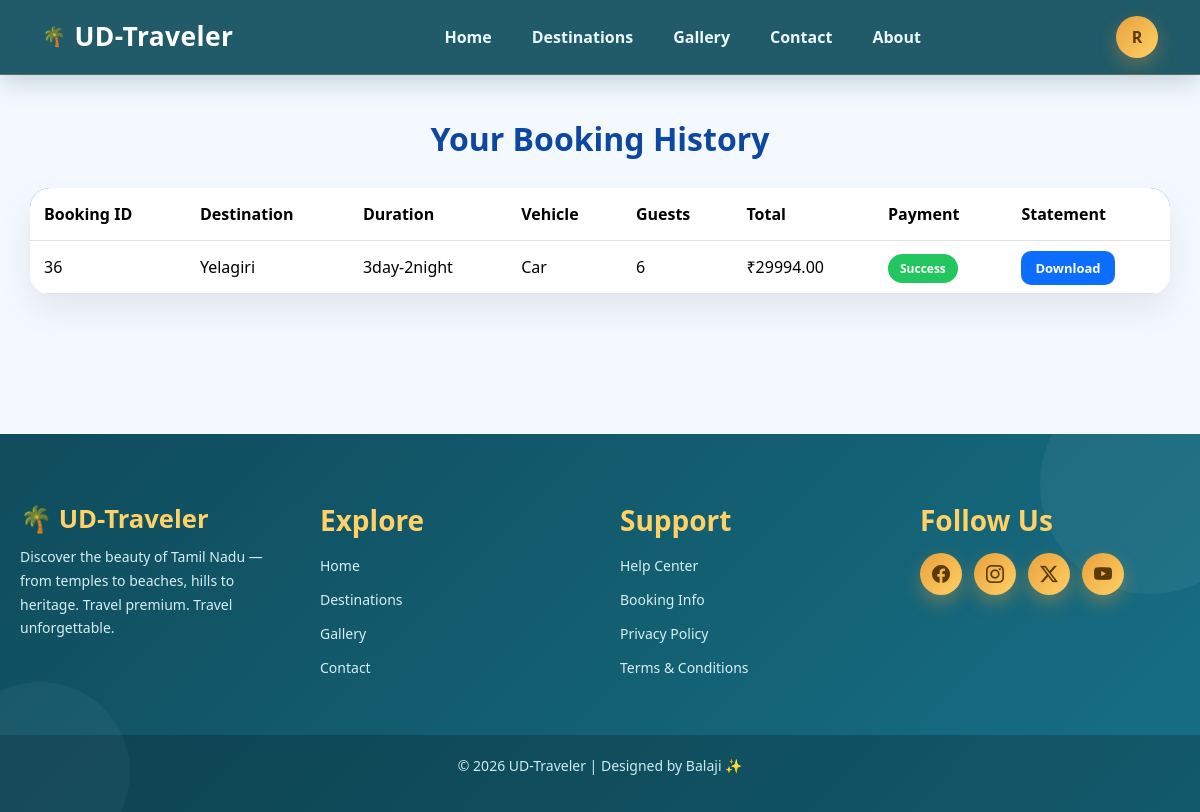
Before: /booking_history/ (signed in) with the older database file.
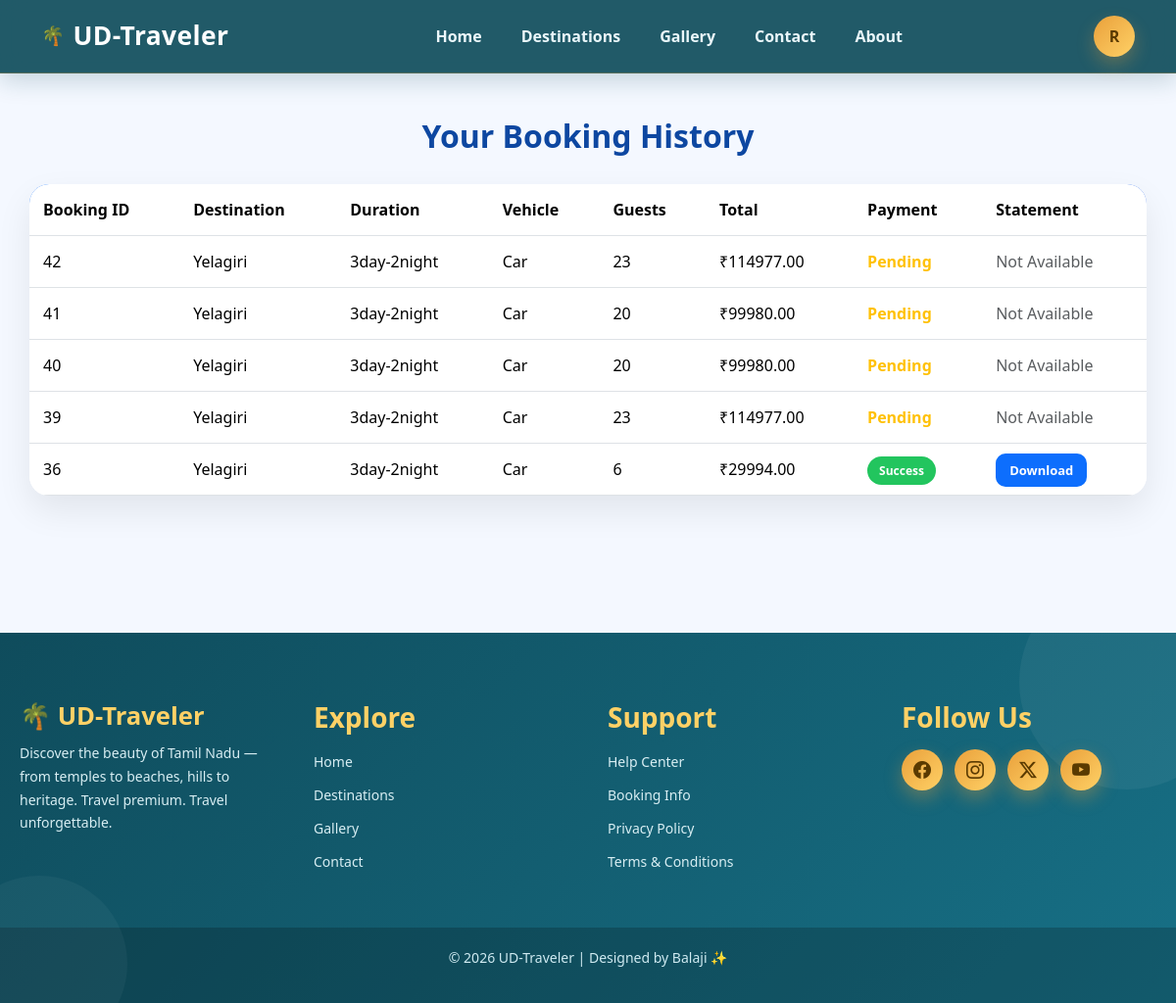
After: the same page with the newer database file.
### app/models.py (models this page shows, shortened)
class Booking(models.Model):
    user = models.ForeignKey(User, on_delete=models.CASCADE, null=True, blank=True)
    name = models.CharField(max_length=100)
    email = models.EmailField()
    destination = models.CharField(max_length=200)
    duration = models.CharField(max_length=100, null=True, blank=True)
    vehicle_type = models.CharField(max_length=50, null=True, blank=True)
    price_per_head = models.DecimalField(max_digits=10, decimal_places=2)
    guests = models.IntegerField()
    total_amount = models.DecimalField(max_digits=10, decimal_places=2)

class Payment(models.Model):
    booking = models.OneToOneField(Booking, on_delete=models.CASCADE)
    amount = models.DecimalField(max_digits=10, decimal_places=2)
    payment_method = models.CharField(max_length=50)
    upi_app = models.CharField(max_length=50, blank=True, null=True)
    payment_status = models.CharField(max_length=50, default="Pending")
    QR = models.ImageField(upload_to="payment_screenshots/", blank=True, null=True)
    created_at = models.DateTimeField(auto_now_add=True)

### app/views.py (the view)
# urls.py: path('booking_history/', views.booking_history, name='booking_history'),
def booking_history(request):
    if not request.user.is_authenticated:
        messages.error(request, "You need to be logged in to view your bookings.")
        return redirect('login')
    bookings = Booking.objects.filter(user=request.user).order_by('-id')
    return render(request, 'booking_history.html', {'bookings': bookings})

### app/templates/booking_history.html (shortened to what this page needs)
{% extends 'main.html' %}
{% block content %}
{% include 'hf/nav2.html' %}
<div class="container history-section">
    <h2 class="history-title">Your Booking History</h2>
    <div class="card history-card">
        <div class="card-body p-0">
            <div class="table-responsive">
                <table class="table mb-0">
                    <thead>
                        <tr>
                            <th>Booking ID</th>
                            <th>Destination</th>
                            <th>Duration</th>
                            <th>Vehicle</th>
                            <th>Guests</th>
                            <th>Total</th>
                            <th>Payment</th>
                            <th>Statement</th>
                        </tr>
                    </thead>
                    <tbody>
                        {% for b in bookings %}
                        <tr>
                            <td>{{ b.id }}</td>
                            <td>{{ b.destination }}</td>
                            <td>{{ b.duration }}</td>
                            <td>{{ b.vehicle_type }}</td>
                            <td>{{ b.guests }}</td>
                            <td>₹{{ b.total_amount }}</td>
                            <td>
                                {% if b.payment %}
                                    <span class="status-badge">{{ b.payment.payment_status }}</span>
                                {% else %}
                                    <span class="text-warning fw-bold">Pending</span>
                                {% endif %}
                            </td>
                            <td>
                                {% if b.payment %}
                                    <a href="{% url 'download_statement' b.payment.id %}" class="btn-statement">
                                        Download
                                    </a>
                                {% else %}
                                    <span class="text-muted">Not Available</span>
                                {% endif %}
                            </td>
                        </tr>
                        {% empty %}
                        <tr>
                            <td colspan="8" class="text-center py-4">No bookings found.</td>
                        </tr>
                        {% endfor %}
                    </tbody>
                </table>
            </div>
        </div>
    </div>
</div>
{% endblock %}

### app/templates/main.html (shortened to what this page needs)
<!DOCTYPE html>
<html>
<head>
    <link href="https://cdn.jsdelivr.net/npm/bootstrap@5.3.2/dist/css/bootstrap.min.css" rel="stylesheet">
    <link rel="stylesheet" href="https://cdn.jsdelivr.net/npm/bootstrap-icons@1.11.3/font/bootstrap-icons.css">
    <link rel="stylesheet" href="https://cdnjs.cloudflare.com/ajax/libs/font-awesome/6.5.1/css/all.min.css">
    {% load static %}
</head>
<body>
    {% block content %}
    {% endblock %}
    {% include 'hf/footer.html' %}
</body>
</html>

### app/templates/hf/nav2.html (shortened to what this page needs)
<nav class="navbar navbar-expand-lg tn-navbar fixed-top">
    <div class="container">
        <a class="navbar-brand tn-logo" href="{% url 'home' %}">
            <span class="tn-logo-icon">🌴</span>
            UD-Traveler
        </a>
        <div class="tn-top-right ms-auto d-flex align-items-center">
            <div class="dropdown">
                <button class="tn-login-btn dropdown-toggle" type="button" data-bs-toggle="dropdown"
                    aria-expanded="false">
                    {% if user.is_authenticated and not user.is_superuser %}
                        {{ user.username|slice:":1"|upper }}
                    {% else %}
                        <i class="bi bi-person"></i>
                    {% endif %}
                </button>
            </div>
        </div>
        <div class="collapse navbar-collapse" id="menu">
            <ul class="navbar-nav mx-auto tn-nav-links">
                <li class="nav-item">
                    <a class="nav-link" href="{% url 'home' %}">Home</a>
                </li>
                <li class="nav-item">
                    <a class="nav-link" href="{% url 'destination' %}">Destinations</a>
                </li>
                <li class="nav-item">
                    <a class="nav-link" href="{% url 'gallery' %}">Gallery</a>
                </li>
                <li class="nav-item">
                    <a class="nav-link" href="{% url 'contact' %}">Contact</a>
                </li>
                <li class="nav-item">
                    <a class="nav-link" href="{% url 'about' %}">About</a>
                </li>
            </ul>
        </div>
    </div>
</nav>

### app/templates/hf/footer.html (shortened to what this page needs)
<footer class="tn-footer">
    <div class="footer-container">
        <div class="footer-col">
            <h2 class="footer-logo">🌴 UD-Traveler</h2>
            <p>
                Discover the beauty of Tamil Nadu — from temples to beaches, hills to heritage.
                Travel premium. Travel unforgettable.
            </p>
        </div>
        <div class="footer-col">
            <h3>Explore</h3>
            <ul>
                <li><a href="{% url 'home' %}">Home</a></li>
                <li><a href="{% url 'destination' %}">Destinations</a></li>
                <li><a href="{% url 'gallery' %}">Gallery</a></li>
                <li><a href="{% url 'contact' %}">Contact</a></li>
            </ul>
        </div>
        <div class="footer-col">
            <h3>Support</h3>
            <ul>
                <li><a href="{% url 'contact' %}">Help Center</a></li>
                <li><a href="{% url 'fbooking' %}">Booking Info</a></li>
                <li><a href="{% url 'privacy' %}">Privacy Policy</a></li>
                <li><a href="{% url 'terms' %}">Terms & Conditions</a></li>
            </ul>
        </div>
        <div class="footer-col">
            <h3>Follow Us</h3>
            <div class="social-icons">
                <a href="#"><i class="bi bi-facebook"></i></a>
                <a href="#"><i class="bi bi-instagram"></i></a>
                <a href="#"><i class="bi bi-twitter-x"></i></a>
                <a href="#"><i class="bi bi-youtube"></i></a>
            </div>
        </div>
    </div>
    <div class="footer-bottom">
        <p>© 2026 UD-Traveler | Designed by Balaji ✨</p>
    </div>
</footer>

### app/templates/hf/nav2.html (style rules this page uses)
.tn-navbar { background: rgba(15, 76, 92, 0.92); backdrop-filter: blur(12px); -webkit-backdrop-filter: blur(12px); box-shadow: 0 8px 25px rgba(15, 76, 92, 0.20); border-bottom: 1px solid rgba(233, 160, 59, 0.28); padding: 12px 0; }
.tn-logo { color: #ffffff !important; font-size: 1.65rem; font-weight: 800; text-decoration: none; display: flex; align-items: center; gap: 8px; letter-spacing: 0.4px; z-index: 1031; }
.tn-logo-icon { font-size: 1.2rem; }
.tn-top-right { z-index: 1031; }
.tn-nav-links .nav-link { color: #eaf7fb !important; font-weight: 600; margin: 0 12px; position: relative; transition: 0.3s ease; }
.tn-nav-links .nav-link::after { content: ""; position: absolute; left: 0; bottom: -4px; width: 0; height: 2px; background: linear-gradient(to right, #E9A03B, #FFD166); transition: width 0.3s ease; border-radius: 10px; }
.tn-login-btn { width: 42px; height: 42px; border-radius: 50%; border: none; background: linear-gradient(135deg, #E9A03B, #FFD166); color: #5a3a00; font-weight: 800; box-shadow: 0 8px 18px rgba(233, 160, 59, 0.30); transition: 0.3s ease; display: flex; align-items: center; justify-content: center; }
.tn-login-btn::after { display: none !important; }
@media (min-width: 992px) { .tn-top-right { order: 3; margin-left: 20px; } }
@media (min-width: 992px) { .navbar-collapse { order: 2; justify-content: center; } }
@media (min-width: 992px) { .tn-nav-links { width: 100%; justify-content: center; } }

### app/templates/booking_history.html (style rules this page uses)
body { background: #f4f8ff; }
.history-section { padding: 120px 0 60px; }
.history-title { text-align: center; font-weight: 800; color: #0d47a1; margin-bottom: 30px; }
.history-card { border: none; border-radius: 20px; overflow: hidden; box-shadow: 0 15px 35px rgba(0,0,0,0.08); background: #fff; }
.table thead { background: linear-gradient(135deg, #0d6efd, #2563eb); color: white; }
.table th, .table td { padding: 14px; vertical-align: middle; }
.status-badge { background: #22c55e; color: white; padding: 6px 12px; border-radius: 20px; font-size: 12px; font-weight: 700; }
.btn-statement { text-decoration: none; padding: 8px 14px; border-radius: 10px; background: #0d6efd; color: white; font-size: 13px; font-weight: 700; }

### app/templates/hf/footer.html (style rules this page uses)
.tn-footer { background: linear-gradient(135deg, #0F4C5C, #177086); color: #eaf7fb; padding: 70px 0 0; margin-top: 80px; position: relative; overflow: hidden; }
.tn-footer::before { content: ""; position: absolute; width: 220px; height: 220px; background: rgba(255,255,255,0.05); border-radius: 50%; top: -60px; right: -60px; }
.tn-footer::after { content: ""; position: absolute; width: 180px; height: 180px; background: rgba(255,255,255,0.04); border-radius: 50%; bottom: -50px; left: -50px; }
.footer-container { display: grid; grid-template-columns: repeat(auto-fit, minmax(220px, 1fr)); gap: 40px; max-width: 1200px; margin: auto; padding: 0 20px; position: relative; z-index: 1; }
.footer-logo { font-weight: 900; margin-bottom: 10px; color: #FFD166; font-size: 1.6rem; }
.footer-col h3 { font-weight: 800; margin-bottom: 15px; color: #FFD166; }
.footer-col p { font-size: 14px; line-height: 1.7; color: #d8eef3; }
.footer-col ul { list-style: none; padding: 0; }
.footer-col ul li { margin-bottom: 10px; }
.footer-col ul li a { text-decoration: none; color: #d8eef3; transition: 0.3s; font-size: 14px; }
.social-icons { display: flex; gap: 12px; margin-top: 10px; }
.social-icons a { width: 42px; height: 42px; border-radius: 50%; background: linear-gradient(135deg, #E9A03B, #FFD166); display: flex; align-items: center; justify-content: center; color: #5a3a00; font-size: 18px; transition: 0.3s; text-decoration: none; box-shadow: 0 8px 18px rgba(233,160,59,0.35); }
.footer-bottom { text-align: center; padding: 20px; margin-top: 40px; background: rgba(0, 0, 0, 0.2); font-size: 14px; color: #cfeaf1; }

Changed rows visible on the page:
added Booking: id "42", destination "Yelagiri", duration "3day-2night", vehicle_type "Car", guests "23", total_amount "114977.00", shows "Pending", shows "Not Available"
added Booking: id "41", destination "Yelagiri", duration "3day-2night", vehicle_type "Car", guests "20", total_amount "99980.00", shows "Pending", shows "Not Available"
added Booking: id "40", destination "Yelagiri", duration "3day-2night", vehicle_type "Car", guests "20", total_amount "99980.00", shows "Pending", shows "Not Available"
added Booking: id "39", destination "Yelagiri", duration "3day-2night", vehicle_type "Car", guests "23", total_amount "114977.00", shows "Pending", shows "Not Available"
